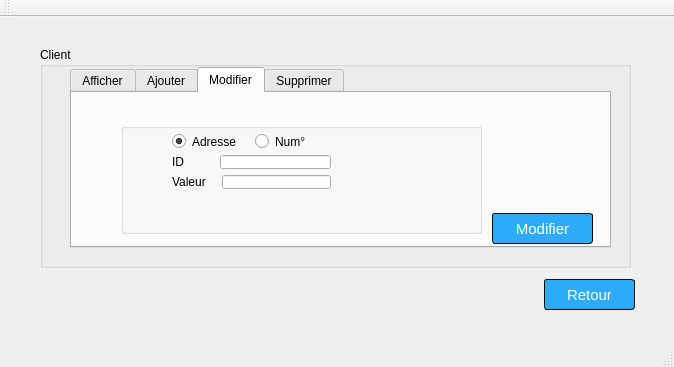
<?xml version="1.0" encoding="UTF-8"?>
<ui version="4.0">
 <class>MainWindow</class>
 <widget class="QMainWindow" name="MainWindow">
  <property name="geometry">
   <rect>
    <x>0</x>
    <y>0</y>
    <width>674</width>
    <height>367</height>
   </rect>
  </property>
  <property name="windowTitle">
   <string>MainWindow</string>
  </property>
  <widget class="QWidget" name="centralWidget">
   <widget class="QStackedWidget" name="stackedWidget">
    <property name="geometry">
     <rect>
      <x>30</x>
      <y>20</y>
      <width>621</width>
      <height>281</height>
     </rect>
    </property>
    <property name="currentIndex">
     <number>1</number>
    </property>
    <widget class="QWidget" name="page">
     <widget class="QGroupBox" name="groupBox">
      <property name="geometry">
       <rect>
        <x>90</x>
        <y>40</y>
        <width>441</width>
        <height>201</height>
       </rect>
      </property>
      <property name="title">
       <string/>
      </property>
      <widget class="QWidget" name="layoutWidget">
       <property name="geometry">
        <rect>
         <x>170</x>
         <y>40</y>
         <width>101</width>
         <height>121</height>
        </rect>
       </property>
       <layout class="QVBoxLayout" name="verticalLayout">
        <item>
         <widget class="QPushButton" name="pushButton">
          <property name="styleSheet">
           <string notr="true">#pushButton{
	box-shadow:inset 0px -3px 7px 0px #29bbff;
	background:linear-gradient(to bottom, #2dabf9 5%, #0688fa 100%);
	background-color:#2dabf9;
	border-radius:3px;
	border:1px solid #0b0e07;
	display:inline-block;
	cursor:pointer;
	color:#ffffff;
	font-family:Arial;
	font-size:15px;
	padding:9px 23px;
	text-decoration:none;
	text-shadow:0px 1px 0px #263666;
}
#pushButton:hover {
	background:linear-gradient(to bottom, #0688fa 5%, #2dabf9 100%);
	background-color:#0688fa;
}
#pushButton:active {
	position:relative;
	top:1px;
}</string>
          </property>
          <property name="text">
           <string>Client</string>
          </property>
         </widget>
        </item>
        <item>
         <widget class="QPushButton" name="pushButton_2">
          <property name="styleSheet">
           <string notr="true">#pushButton_2{
	box-shadow:inset 0px -3px 7px 0px #29bbff;
	background:linear-gradient(to bottom, #2dabf9 5%, #0688fa 100%);
	background-color:#2dabf9;
	border-radius:3px;
	border:1px solid #0b0e07;
	display:inline-block;
	cursor:pointer;
	color:#ffffff;
	font-family:Arial;
	font-size:15px;
	padding:9px 23px;
	text-decoration:none;
	text-shadow:0px 1px 0px #263666;
}
#pushButton_2:hover {
	background:linear-gradient(to bottom, #0688fa 5%, #2dabf9 100%);
	background-color:#0688fa;
}
#pushButton_2:active {
	position:relative;
	top:1px;
}</string>
          </property>
          <property name="text">
           <string>Carte</string>
          </property>
         </widget>
        </item>
       </layout>
      </widget>
     </widget>
    </widget>
    <widget class="QWidget" name="page_2">
     <widget class="QPushButton" name="pushButton_3">
      <property name="geometry">
       <rect>
        <x>514</x>
        <y>242</y>
        <width>91</width>
        <height>31</height>
       </rect>
      </property>
      <property name="styleSheet">
       <string notr="true">#pushButton_3{
	box-shadow:inset 0px -3px 7px 0px #29bbff;
	background:linear-gradient(to bottom, #2dabf9 5%, #0688fa 100%);
	background-color:#2dabf9;
	border-radius:3px;
	border:1px solid #0b0e07;
	display:inline-block;
	cursor:pointer;
	color:#ffffff;
	font-family:Arial;
	font-size:15px;
	padding:9px 23px;
	text-decoration:none;
	text-shadow:0px 1px 0px #263666;
}
#pushButton_3:hover {
	background:linear-gradient(to bottom, #0688fa 5%, #2dabf9 100%);
	background-color:#0688fa;
}
#pushButton_3:active {
	position:relative;
	top:1px;
}</string>
      </property>
      <property name="text">
       <string>Retour</string>
      </property>
     </widget>
     <widget class="QGroupBox" name="groupBox_2">
      <property name="geometry">
       <rect>
        <x>10</x>
        <y>10</y>
        <width>591</width>
        <height>221</height>
       </rect>
      </property>
      <property name="title">
       <string>Client</string>
      </property>
      <widget class="QTabWidget" name="tabWidget">
       <property name="geometry">
        <rect>
         <x>30</x>
         <y>20</y>
         <width>541</width>
         <height>181</height>
        </rect>
       </property>
       <property name="currentIndex">
        <number>2</number>
       </property>
       <widget class="QWidget" name="tab">
        <attribute name="title">
         <string>Afficher</string>
        </attribute>
        <widget class="QTableView" name="tableView">
         <property name="geometry">
          <rect>
           <x>10</x>
           <y>40</y>
           <width>501</width>
           <height>111</height>
          </rect>
         </property>
        </widget>
        <widget class="QLineEdit" name="lineEdit_10">
         <property name="geometry">
          <rect>
           <x>20</x>
           <y>10</y>
           <width>481</width>
           <height>20</height>
          </rect>
         </property>
        </widget>
       </widget>
       <widget class="QWidget" name="tab_2">
        <attribute name="title">
         <string>Ajouter</string>
        </attribute>
        <widget class="QWidget" name="layoutWidget_5">
         <property name="geometry">
          <rect>
           <x>20</x>
           <y>10</y>
           <width>188</width>
           <height>22</height>
          </rect>
         </property>
         <layout class="QHBoxLayout" name="horizontalLayout_6">
          <item>
           <widget class="QLabel" name="label_6">
            <property name="text">
             <string>ID         </string>
            </property>
           </widget>
          </item>
          <item>
           <widget class="QLineEdit" name="lineEdit_5"/>
          </item>
         </layout>
        </widget>
        <widget class="QWidget" name="layoutWidget_6">
         <property name="geometry">
          <rect>
           <x>20</x>
           <y>40</y>
           <width>188</width>
           <height>22</height>
          </rect>
         </property>
         <layout class="QHBoxLayout" name="horizontalLayout_7">
          <item>
           <widget class="QLabel" name="label_7">
            <property name="text">
             <string>Nom      </string>
            </property>
           </widget>
          </item>
          <item>
           <widget class="QLineEdit" name="lineEdit_6"/>
          </item>
         </layout>
        </widget>
        <widget class="QWidget" name="layoutWidget_7">
         <property name="geometry">
          <rect>
           <x>20</x>
           <y>70</y>
           <width>188</width>
           <height>22</height>
          </rect>
         </property>
         <layout class="QHBoxLayout" name="horizontalLayout_8">
          <item>
           <widget class="QLabel" name="label_8">
            <property name="text">
             <string>Adresse </string>
            </property>
           </widget>
          </item>
          <item>
           <widget class="QLineEdit" name="lineEdit_7"/>
          </item>
         </layout>
        </widget>
        <widget class="QWidget" name="layoutWidget_8">
         <property name="geometry">
          <rect>
           <x>260</x>
           <y>10</y>
           <width>188</width>
           <height>22</height>
          </rect>
         </property>
         <layout class="QHBoxLayout" name="horizontalLayout_9">
          <item>
           <widget class="QLabel" name="label_9">
            <property name="text">
             <string>Sexe     </string>
            </property>
           </widget>
          </item>
          <item>
           <widget class="QLineEdit" name="lineEdit_8"/>
          </item>
         </layout>
        </widget>
        <widget class="QWidget" name="layoutWidget_9">
         <property name="geometry">
          <rect>
           <x>260</x>
           <y>40</y>
           <width>188</width>
           <height>22</height>
          </rect>
         </property>
         <layout class="QHBoxLayout" name="horizontalLayout_10">
          <item>
           <widget class="QLabel" name="label_10">
            <property name="text">
             <string>Prenom  </string>
            </property>
           </widget>
          </item>
          <item>
           <widget class="QLineEdit" name="lineEdit_9"/>
          </item>
         </layout>
        </widget>
        <widget class="QPushButton" name="pushButton_8">
         <property name="geometry">
          <rect>
           <x>420</x>
           <y>110</y>
           <width>91</width>
           <height>31</height>
          </rect>
         </property>
         <property name="styleSheet">
          <string notr="true">#pushButton_8{
	box-shadow:inset 0px -3px 7px 0px #29bbff;
	background:linear-gradient(to bottom, #2dabf9 5%, #0688fa 100%);
	background-color:#2dabf9;
	border-radius:3px;
	border:1px solid #0b0e07;
	display:inline-block;
	cursor:pointer;
	color:#ffffff;
	font-family:Arial;
	font-size:15px;
	padding:9px 23px;
	text-decoration:none;
	text-shadow:0px 1px 0px #263666;
}
#pushButton_8:hover {
	background:linear-gradient(to bottom, #0688fa 5%, #2dabf9 100%);
	background-color:#0688fa;
}
#pushButton_8:active {
	position:relative;
	top:1px;
}</string>
         </property>
         <property name="text">
          <string>Ajouter</string>
         </property>
        </widget>
        <widget class="QWidget" name="layoutWidget_12">
         <property name="geometry">
          <rect>
           <x>260</x>
           <y>70</y>
           <width>188</width>
           <height>22</height>
          </rect>
         </property>
         <layout class="QHBoxLayout" name="horizontalLayout_13">
          <item>
           <widget class="QLabel" name="label_13">
            <property name="text">
             <string>Num°      </string>
            </property>
           </widget>
          </item>
          <item>
           <widget class="QLineEdit" name="lineEdit_11"/>
          </item>
         </layout>
        </widget>
       </widget>
       <widget class="QWidget" name="tab_3">
        <attribute name="title">
         <string>Modifier</string>
        </attribute>
        <widget class="QGroupBox" name="groupBox_4">
         <property name="geometry">
          <rect>
           <x>49</x>
           <y>30</y>
           <width>361</width>
           <height>111</height>
          </rect>
         </property>
         <property name="title">
          <string/>
         </property>
         <widget class="QWidget" name="layoutWidget">
          <property name="geometry">
           <rect>
            <x>40</x>
            <y>0</y>
            <width>181</width>
            <height>77</height>
           </rect>
          </property>
          <layout class="QVBoxLayout" name="verticalLayout_2">
           <item>
            <layout class="QHBoxLayout" name="horizontalLayout_12">
             <item>
              <widget class="QRadioButton" name="radioButton">
               <property name="text">
                <string>Adresse</string>
               </property>
               <property name="checked">
                <bool>true</bool>
               </property>
              </widget>
             </item>
             <item>
              <widget class="QRadioButton" name="radioButton_2">
               <property name="text">
                <string>Num°</string>
               </property>
              </widget>
             </item>
            </layout>
           </item>
           <item>
            <layout class="QHBoxLayout" name="horizontalLayout_11">
             <item>
              <widget class="QLabel" name="label_11">
               <property name="text">
                <string>ID         </string>
               </property>
              </widget>
             </item>
             <item>
              <widget class="QLineEdit" name="lineEdit_12"/>
             </item>
            </layout>
           </item>
           <item>
            <layout class="QHBoxLayout" name="horizontalLayout_14">
             <item>
              <widget class="QLabel" name="label_16">
               <property name="text">
                <string>Valeur   </string>
               </property>
              </widget>
             </item>
             <item>
              <widget class="QLineEdit" name="lineEdit_15"/>
             </item>
            </layout>
           </item>
          </layout>
         </widget>
        </widget>
        <widget class="QPushButton" name="pushButton_9">
         <property name="geometry">
          <rect>
           <x>420</x>
           <y>120</y>
           <width>101</width>
           <height>31</height>
          </rect>
         </property>
         <property name="styleSheet">
          <string notr="true">#pushButton_9{
	box-shadow:inset 0px -3px 7px 0px #29bbff;
	background:linear-gradient(to bottom, #2dabf9 5%, #0688fa 100%);
	background-color:#2dabf9;
	border-radius:3px;
	border:1px solid #0b0e07;
	display:inline-block;
	cursor:pointer;
	color:#ffffff;
	font-family:Arial;
	font-size:15px;
	padding:9px 23px;
	text-decoration:none;
	text-shadow:0px 1px 0px #263666;
}
#pushButto0_9n:hover {
	background:linear-gradient(to bottom, #0688fa 5%, #2dabf9 100%);
	background-color:#0688fa;
}
#pushButton_9:active {
	position:relative;
	top:1px;
}</string>
         </property>
         <property name="text">
          <string>Modifier</string>
         </property>
        </widget>
       </widget>
       <widget class="QWidget" name="tab_4">
        <attribute name="title">
         <string>Supprimer</string>
        </attribute>
        <widget class="QPushButton" name="pushButton_7">
         <property name="geometry">
          <rect>
           <x>330</x>
           <y>50</y>
           <width>121</width>
           <height>31</height>
          </rect>
         </property>
         <property name="styleSheet">
          <string notr="true">#pushButton_7{
	box-shadow:inset 0px -3px 7px 0px #29bbff;
	background:linear-gradient(to bottom, #2dabf9 5%, #0688fa 100%);
	background-color:#2dabf9;
	border-radius:3px;
	border:1px solid #0b0e07;
	display:inline-block;
	cursor:pointer;
	color:#ffffff;
	font-family:Arial;
	font-size:15px;
	padding:9px 23px;
	text-decoration:none;
	text-shadow:0px 1px 0px #263666;
}
#pushButton_7:hover {
	background:linear-gradient(to bottom, #0688fa 5%, #2dabf9 100%);
	background-color:#0688fa;
}
#pushButton_7:active {
	position:relative;
	top:1px;
}</string>
         </property>
         <property name="text">
          <string>Supprimer</string>
         </property>
        </widget>
        <widget class="QTableView" name="tableView_3">
         <property name="geometry">
          <rect>
           <x>110</x>
           <y>10</y>
           <width>151</width>
           <height>131</height>
          </rect>
         </property>
        </widget>
        <widget class="QWidget" name="layoutWidget">
         <property name="geometry">
          <rect>
           <x>340</x>
           <y>20</y>
           <width>102</width>
           <height>15</height>
          </rect>
         </property>
         <layout class="QHBoxLayout" name="horizontalLayout_4">
          <item>
           <widget class="QLabel" name="label_4">
            <property name="text">
             <string>ID :</string>
            </property>
           </widget>
          </item>
          <item>
           <widget class="QLabel" name="label_12">
            <property name="text">
             <string/>
            </property>
           </widget>
          </item>
         </layout>
        </widget>
       </widget>
      </widget>
     </widget>
    </widget>
    <widget class="QWidget" name="page_3">
     <widget class="QPushButton" name="pushButton_4">
      <property name="geometry">
       <rect>
        <x>520</x>
        <y>240</y>
        <width>91</width>
        <height>31</height>
       </rect>
      </property>
      <property name="styleSheet">
       <string notr="true">#pushButton_4{
	box-shadow:inset 0px -3px 7px 0px #29bbff;
	background:linear-gradient(to bottom, #2dabf9 5%, #0688fa 100%);
	background-color:#2dabf9;
	border-radius:3px;
	border:1px solid #0b0e07;
	display:inline-block;
	cursor:pointer;
	color:#ffffff;
	font-family:Arial;
	font-size:15px;
	padding:9px 23px;
	text-decoration:none;
	text-shadow:0px 1px 0px #263666;
}
#pushButton_4:hover {
	background:linear-gradient(to bottom, #0688fa 5%, #2dabf9 100%);
	background-color:#0688fa;
}
#pushButton_4:active {
	position:relative;
	top:1px;
}</string>
      </property>
      <property name="text">
       <string>Retour</string>
      </property>
     </widget>
     <widget class="QGroupBox" name="groupBox_3">
      <property name="geometry">
       <rect>
        <x>10</x>
        <y>10</y>
        <width>601</width>
        <height>221</height>
       </rect>
      </property>
      <property name="title">
       <string>Carte</string>
      </property>
      <widget class="QTabWidget" name="tabWidget_2">
       <property name="geometry">
        <rect>
         <x>30</x>
         <y>20</y>
         <width>531</width>
         <height>181</height>
        </rect>
       </property>
       <property name="currentIndex">
        <number>1</number>
       </property>
       <widget class="QWidget" name="tab_5">
        <attribute name="title">
         <string>Afficher</string>
        </attribute>
        <widget class="QTableView" name="tableView_2">
         <property name="geometry">
          <rect>
           <x>10</x>
           <y>10</y>
           <width>381</width>
           <height>141</height>
          </rect>
         </property>
        </widget>
        <widget class="QPushButton" name="pushButton_11">
         <property name="geometry">
          <rect>
           <x>400</x>
           <y>10</y>
           <width>121</width>
           <height>31</height>
          </rect>
         </property>
         <property name="styleSheet">
          <string notr="true">#pushButton_11{
	box-shadow:inset 0px -3px 7px 0px #29bbff;
	background:linear-gradient(to bottom, #2dabf9 5%, #0688fa 100%);
	background-color:#2dabf9;
	border-radius:3px;
	border:1px solid #0b0e07;
	display:inline-block;
	cursor:pointer;
	color:#ffffff;
	font-family:Arial;
	font-size:15px;
	padding:9px 23px;
	text-decoration:none;
	text-shadow:0px 1px 0px #263666;
}
#pushButton_11:hover {
	background:linear-gradient(to bottom, #0688fa 5%, #2dabf9 100%);
	background-color:#0688fa;
}
#pushButton_11:active {
	position:relative;
	top:1px;
}</string>
         </property>
         <property name="text">
          <string>Trier ID</string>
         </property>
        </widget>
        <widget class="QPushButton" name="pushButton_12">
         <property name="geometry">
          <rect>
           <x>400</x>
           <y>50</y>
           <width>121</width>
           <height>31</height>
          </rect>
         </property>
         <property name="styleSheet">
          <string notr="true">#pushButton_12{
	box-shadow:inset 0px -3px 7px 0px #29bbff;
	background:linear-gradient(to bottom, #2dabf9 5%, #0688fa 100%);
	background-color:#2dabf9;
	border-radius:3px;
	border:1px solid #0b0e07;
	display:inline-block;
	cursor:pointer;
	color:#ffffff;
	font-family:Arial;
	font-size:15px;
	padding:9px 23px;
	text-decoration:none;
	text-shadow:0px 1px 0px #263666;
}
#pushButton_12:hover {
	background:linear-gradient(to bottom, #0688fa 5%, #2dabf9 100%);
	background-color:#0688fa;
}
#pushButton_12:active {
	position:relative;
	top:1px;
}</string>
         </property>
         <property name="text">
          <string>Trier points</string>
         </property>
        </widget>
       </widget>
       <widget class="QWidget" name="tab_6">
        <attribute name="title">
         <string>Ajouter</string>
        </attribute>
        <widget class="QWidget" name="layoutWidget">
         <property name="geometry">
          <rect>
           <x>20</x>
           <y>70</y>
           <width>188</width>
           <height>22</height>
          </rect>
         </property>
         <layout class="QHBoxLayout" name="horizontalLayout_2">
          <item>
           <widget class="QLabel" name="label_2">
            <property name="text">
             <string>Points    </string>
            </property>
           </widget>
          </item>
          <item>
           <widget class="QLineEdit" name="lineEdit_2"/>
          </item>
         </layout>
        </widget>
        <widget class="QWidget" name="layoutWidget_2">
         <property name="geometry">
          <rect>
           <x>250</x>
           <y>30</y>
           <width>188</width>
           <height>22</height>
          </rect>
         </property>
         <layout class="QHBoxLayout" name="horizontalLayout_3">
          <item>
           <widget class="QLabel" name="label_3">
            <property name="text">
             <string>ID_Clent  </string>
            </property>
           </widget>
          </item>
          <item>
           <widget class="QLineEdit" name="lineEdit_3"/>
          </item>
         </layout>
        </widget>
        <widget class="QPushButton" name="pushButton_5">
         <property name="geometry">
          <rect>
           <x>350</x>
           <y>110</y>
           <width>91</width>
           <height>31</height>
          </rect>
         </property>
         <property name="styleSheet">
          <string notr="true">#pushButton_5{
	box-shadow:inset 0px -3px 7px 0px #29bbff;
	background:linear-gradient(to bottom, #2dabf9 5%, #0688fa 100%);
	background-color:#2dabf9;
	border-radius:3px;
	border:1px solid #0b0e07;
	display:inline-block;
	cursor:pointer;
	color:#ffffff;
	font-family:Arial;
	font-size:15px;
	padding:9px 23px;
	text-decoration:none;
	text-shadow:0px 1px 0px #263666;
}
#pushButton_5:hover {
	background:linear-gradient(to bottom, #0688fa 5%, #2dabf9 100%);
	background-color:#0688fa;
}
#pushButton_5:active {
	position:relative;
	top:1px;
}</string>
         </property>
         <property name="text">
          <string>Ajouter</string>
         </property>
        </widget>
        <widget class="QWidget" name="layoutWidget">
         <property name="geometry">
          <rect>
           <x>20</x>
           <y>30</y>
           <width>188</width>
           <height>22</height>
          </rect>
         </property>
         <layout class="QHBoxLayout" name="horizontalLayout">
          <item>
           <widget class="QLabel" name="label">
            <property name="text">
             <string>ID          </string>
            </property>
           </widget>
          </item>
          <item>
           <widget class="QLineEdit" name="lineEdit"/>
          </item>
         </layout>
        </widget>
       </widget>
       <widget class="QWidget" name="tab_7">
        <attribute name="title">
         <string>Modifier</string>
        </attribute>
        <widget class="QWidget" name="layoutWidget_13">
         <property name="geometry">
          <rect>
           <x>170</x>
           <y>40</y>
           <width>188</width>
           <height>22</height>
          </rect>
         </property>
         <layout class="QHBoxLayout" name="horizontalLayout_15">
          <item>
           <widget class="QLabel" name="label_14">
            <property name="text">
             <string>ID          </string>
            </property>
           </widget>
          </item>
          <item>
           <widget class="QLineEdit" name="lineEdit_13"/>
          </item>
         </layout>
        </widget>
        <widget class="QWidget" name="layoutWidget_14">
         <property name="geometry">
          <rect>
           <x>170</x>
           <y>80</y>
           <width>188</width>
           <height>22</height>
          </rect>
         </property>
         <layout class="QHBoxLayout" name="horizontalLayout_16">
          <item>
           <widget class="QLabel" name="label_15">
            <property name="text">
             <string>Points    </string>
            </property>
           </widget>
          </item>
          <item>
           <widget class="QLineEdit" name="lineEdit_14"/>
          </item>
         </layout>
        </widget>
        <widget class="QPushButton" name="pushButton_10">
         <property name="geometry">
          <rect>
           <x>410</x>
           <y>110</y>
           <width>101</width>
           <height>31</height>
          </rect>
         </property>
         <property name="styleSheet">
          <string notr="true">#pushButton_10{
	box-shadow:inset 0px -3px 7px 0px #29bbff;
	background:linear-gradient(to bottom, #2dabf9 5%, #0688fa 100%);
	background-color:#2dabf9;
	border-radius:3px;
	border:1px solid #0b0e07;
	display:inline-block;
	cursor:pointer;
	color:#ffffff;
	font-family:Arial;
	font-size:15px;
	padding:9px 23px;
	text-decoration:none;
	text-shadow:0px 1px 0px #263666;
}
#pushButton_10:hover {
	background:linear-gradient(to bottom, #0688fa 5%, #2dabf9 100%);
	background-color:#0688fa;
}
#pushButton_10:active {
	position:relative;
	top:1px;
}</string>
         </property>
         <property name="text">
          <string>Modifier</string>
         </property>
        </widget>
       </widget>
       <widget class="QWidget" name="tab_8">
        <attribute name="title">
         <string>Supprimer</string>
        </attribute>
        <widget class="QPushButton" name="pushButton_6">
         <property name="geometry">
          <rect>
           <x>390</x>
           <y>110</y>
           <width>121</width>
           <height>31</height>
          </rect>
         </property>
         <property name="styleSheet">
          <string notr="true">#pushButton_6{
	box-shadow:inset 0px -3px 7px 0px #29bbff;
	background:linear-gradient(to bottom, #2dabf9 5%, #0688fa 100%);
	background-color:#2dabf9;
	border-radius:3px;
	border:1px solid #0b0e07;
	display:inline-block;
	cursor:pointer;
	color:#ffffff;
	font-family:Arial;
	font-size:15px;
	padding:9px 23px;
	text-decoration:none;
	text-shadow:0px 1px 0px #263666;
}
#pushButton_6:hover {
	background:linear-gradient(to bottom, #0688fa 5%, #2dabf9 100%);
	background-color:#0688fa;
}
#pushButton_6:active {
	position:relative;
	top:1px;
}</string>
         </property>
         <property name="text">
          <string>Supprimer</string>
         </property>
        </widget>
        <widget class="QWidget" name="layoutWidget_4">
         <property name="geometry">
          <rect>
           <x>150</x>
           <y>60</y>
           <width>188</width>
           <height>22</height>
          </rect>
         </property>
         <layout class="QHBoxLayout" name="horizontalLayout_5">
          <item>
           <widget class="QLabel" name="label_5">
            <property name="text">
             <string>ID          </string>
            </property>
           </widget>
          </item>
          <item>
           <widget class="QLineEdit" name="lineEdit_4"/>
          </item>
         </layout>
        </widget>
       </widget>
      </widget>
     </widget>
    </widget>
   </widget>
  </widget>
  <widget class="QMenuBar" name="menuBar">
   <property name="geometry">
    <rect>
     <x>0</x>
     <y>0</y>
     <width>674</width>
     <height>21</height>
    </rect>
   </property>
  </widget>
  <widget class="QToolBar" name="mainToolBar">
   <attribute name="toolBarArea">
    <enum>TopToolBarArea</enum>
   </attribute>
   <attribute name="toolBarBreak">
    <bool>false</bool>
   </attribute>
  </widget>
  <widget class="QStatusBar" name="statusBar"/>
 </widget>
 <layoutdefault spacing="6" margin="11"/>
 <resources/>
 <connections/>
</ui>
